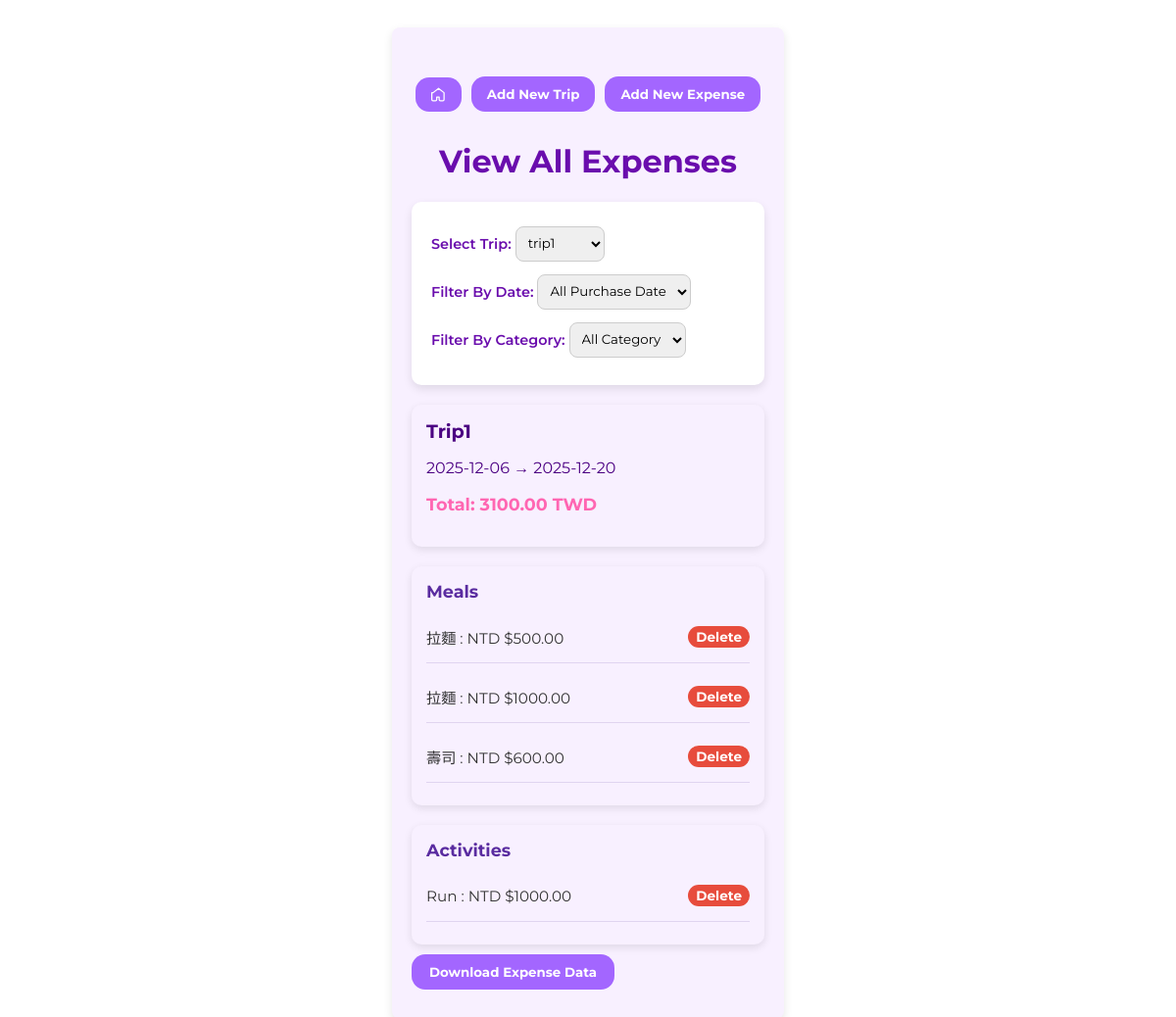
The app's page /viewExpense?trip_id=1 with its own data.
### tables this page shows
CREATE TABLE trips (
                id INTEGER PRIMARY KEY,
                trip_name TEXT UNIQUE,
                start_date TEXT,
                end_date TEXT
            );

CREATE TABLE expenses (
                     id INTEGER PRIMARY KEY, 
                     purchase_date TEXT,
                     item TEXT, 
                     amount REAL,
                     
                     currency_id INTEGER,
                     method_id INTEGER, 
                     category_id INTEGER,
                     trip_id INTEGER,
                  
                     FOREIGN KEY(currency_id) REFERENCES currencies(id),
                     FOREIGN KEY(method_id) REFERENCES paymentMethods(id),
                     FOREIGN KEY(category_id) REFERENCES categories(id),
                     FOREIGN KEY(trip_id) REFERENCES trips(id)
                    );

CREATE TABLE categories (
                id INTEGER PRIMARY KEY,
                cat_name TEXT UNIQUE,
                order_index INTEGER
            );

CREATE TABLE currencies (
                     id INTEGER PRIMARY KEY, 
                     code TEXT UNIQUE, 
                     currency_name TEXT,
                     symbol TEXT,
                     is_base INTEGER DEFAULT 0
                    );

### app.py (the view)
@app.route('/viewExpense')
def viewExpense():
    errors = False
    dates = []
    categories = []
    trips = []
    expenses = []
    grouped_expenses = {}
    trip = None
    total_in_base = 0
    trip_id = request.args.get('trip_id', type=int)
    selected_date = request.args.get('purchase_date')  # string like "2025-12-19"
    selected_cat = request.args.get('category_name')
    try:
        with sqlite3.connect(DB_FILE) as conn:
            c = conn.cursor()
            c.execute('SELECT id, trip_name FROM trips ORDER BY start_date')
            trips = [{'id': r[0], 'trip_name': r[1]} for r in c.fetchall()]
            if trip_id:
                c.execute('''
                    SELECT DISTINCT purchase_date
                    FROM expenses
                    WHERE trip_id = ?
                    ORDER BY purchase_date
                ''', (trip_id,))
                dates = [r[0] for r in c.fetchall()]
                c.execute('''
                    SELECT DISTINCT c.cat_name
                    FROM categories c
                    JOIN expenses e ON e.category_id = c.id
                    WHERE e.trip_id = ?
                    ORDER BY c.order_index
                ''', (trip_id,))
                categories = [r[0] for r in c.fetchall()]
            if trip_id:
                c.execute('''
                        SELECT id, trip_name, start_date, end_date
                        FROM trips
                        WHERE id = ?
                    ''', (trip_id,))
                row = c.fetchone()
                if row:
                    trip = {
                        'id': row[0],
                        'trip_name': row[1],
                        'start_date': row[2],
                        'end_date': row[3]
                    }
                else:
                    flash("Trip not found.", "error")
                    trip_id = None  # prevent further queries
            if trip_id:
                query = '''
                    SELECT e.id, c.cat_name, e.item, e.amount, cu.code, cu.symbol, r.rate_to_base
                    FROM expenses e
                    JOIN categories c ON e.category_id = c.id
                    JOIN currencies cu ON e.currency_id = cu.id
                    JOIN exchange_rates r ON e.currency_id = r.currency_id
                    WHERE e.trip_id = ?
                '''
                params = [trip_id]
                if selected_date:
                    query += ' AND e.purchase_date = ?'
                    params.append(selected_date)
                if selected_cat:
                    query += ' AND c.cat_name = ? '
                    params.append(selected_cat)
                query += ' ORDER BY c.order_index'
                c.execute(query, params)
                rows = c.fetchall()
                print("SQL:", query)
                print("Params:", params)
                for e in rows:
                    expense = {
                        'id': e[0],
                        'category': e[1],
                        'item': e[2],
                        'amount': e[3],
                        'code': e[4],
                        'symbol': e[5]
                    }
                    expenses.append(expense)
                    grouped_expenses.setdefault(e[1], []).append(expense)
                    total_in_base += e[3] * e[6]  # sum in base currency
    except NameError:
        flash("Category name not found.", "error")
    except sqlite3.DatabaseError:
        flash("Database error occurred.", "error")
    return render_template(
        'viewExpense.html',
        trips=trips,
        dates=dates,
        categories=categories,
        trip=trip,
        total_in_base=total_in_base,
        selected_trip=trip_id,
        selected_date=selected_date,
        selected_category=selected_cat,
        expenses=expenses,
        grouped_expenses=grouped_expenses,
    )

### templates/viewExpense.html (shortened to what this page needs)
<!DOCTYPE html>
<html lang="en">
<head>
    <link rel="stylesheet" href="{{ url_for('static', filename='style.css') }}">
</head>
<body>
    <div class="container">
        <div class="button-row">
            <a href="{{ url_for('index') }}">
                <button class="btn btn-home">
                    <svg xmlns="http://www.w3.org/2000/svg" class="icon" fill="none" viewBox="0 0 24 24" stroke="currentColor">
                        <path stroke-linecap="round" stroke-linejoin="round" stroke-width="2"
                            d="M3 9l9-7 9 7v11a2 2 0 0 1-2 2h-4a2 2 0 0 1-2-2v-4H9v4a2 2 0 0 1-2 2H3a2 2 0 0 1-2-2V9z"/>
                    </svg>
                </button>
            </a>
            <a href="{{ url_for('tripSelection') }}">
                <button type="button" class="btn btn-equal">Add New Trip</button>
            </a>
            <a href="{{ url_for('newExpense', trip_id=trip.id) }}">
                <button type="button" class="btn btn-equal">Add New Expense</button>
            </a>
        </div>
        <h1>View All Expenses</h1>
        <form method="GET" class="form-box">
            <label>
                Select Trip:
                <select name="trip_id" id="tripSelect" onchange="handleTripChange()"">
                    {% for trip in trips %}
                        <option value="{{ trip.id }}" {% if selected_trip == trip.id %}selected{% endif %}>
                        {{ trip.trip_name }}
                        </option>
                    {% endfor %}
                </select>
            </label>
            <label id="dateWrapper" style="display: {% if selected_trip %}block{% else %}none{% endif %};">
                Filter By Date:
                <select name="purchase_date" onchange="this.form.submit()">
                    <option value="">All Purchase Date</option>
                </select>
            </label>
             <label id="catWrapper" style="display: {% if selected_trip %}block{% else %}none{% endif %};">
                Filter By Category:
                <select name="category_name" onchange="this.form.submit()">
                    <option value="">All Category</option>
                </select>
            </label>
        </form>
        {% if trip %}
        <div class="category-card" style="margin-bottom: 20px;">
            <h3 class="trip-name">{{ trip.trip_name|title }}</h3>
            <p class="trip-date">
                {{ trip.start_date }} → {{ trip.end_date }}
            </p>
            <p class="trip-total">
                Total: {{ "%.2f"|format(total_in_base) }} TWD
            </p>
        </div>
        {% endif %}
        {% if grouped_expenses %}
            <div class="categories-container">
                {% for cat, expenses in grouped_expenses.items() %}
                    <div class="category-card">
                        <h3 class="category-title">{{ cat|capitalize }}</h3>
                        <ul class="expense-list">
                            {% for e in expenses %}
                                <li class="expense-row">
                                    <span class="expense-text">
                                        {{ e.item|capitalize }} : {{ e.code }} {{ e.symbol }}{{ "%.2f"|format(e.amount) }}
                                    </span>
                                    <button type="button"
                                            class="btn btn-delete-expense btn-small"
                                            data-id="{{ e.id }}"
                                            data-item="{{ e.item }}">
                                        Delete
                                    </button>
                                </li>
                            {% endfor %}
                        </ul>
                    </div>
                {% endfor %}
            </div>
        {% else %}
            <p>No Expense for this trip.</p>
        {% endif %}
        <a href="{{ url_for('downloadBackup') }}">
        <button type="button" class="btn">
            Download Expense Data
        </button>
        </a>
    </div>
</body>
</html>

### static/style.css (style rules this page uses)
* { box-sizing: border-box; }
body { background-color: #fff; font-family: 'Montserrat', sans-serif; color: #4B0082; display: flex; justify-content: center; padding: 20px; }
button, input, select, textarea { font-family: inherit; }
.container { width: 100%; max-width: 400px; background-color: #f8f0ff; padding: 20px; border-radius: 8px; box-shadow: 0 4px 10px rgba(0, 0, 0, 0.1); box-sizing: border-box; }
h1 { text-align: center; color: #6a0dad; }
.form-box { display: flex; flex-direction: column; margin-bottom: 20px; }
label { margin-bottom: 10px; display: block; width: 100%; }
input, select { border-radius: 8px; border: 1px solid #ccc; }
select { padding: 8px; margin-top: 5px; }
.form-box label { font-size: 0.9em; font-weight: 600; color: #6a0dad; margin-bottom: 8px; }
.form-box { background-color: #fff; padding: 20px; border-radius: 10px; box-shadow: 0 4px 10px rgba(0,0,0,0.1); max-width: 500px; margin: 20px auto; }
.btn { background-color: #a366ff; color: white; border: none; padding: 10px 18px; margin: 10px 0; border-radius: 14px; cursor: pointer; font-weight: bold; text-decoration: none; white-space: nowrap; text-align: center; display: inline-block; }
.btn-delete-expense { background-color: #e74c3c; }
.btn-small { font-size: 0.85rem; padding: 3px 8px; border-radius: 14px; }
.button-row { display: flex; gap: 10px; justify-content: center; align-items: center; margin-top: 20px; }
.btn-home { padding: 10px 16px; display: flex; align-items: center; justify-content: center; }
.btn-home .icon { width: 15px; height: 15px; }
.btn-equal { flex: 1; padding: 10px 16px; }
.trip-date { display: flex; }
.trip-name { font-size: 1.2em; font-weight: bold; margin: 0; }
.trip-total { font-size: 1.1rem; font-weight: bold; color: #ff66b2; }
.categories-container { display: flex; flex-wrap: wrap; gap: 20px; }
.category-card { width: 100%; background-color: #f8f0ff; padding: 15px; border-radius: 10px; box-shadow: 0 3px 8px rgba(0,0,0,0.1); }
.category-title { margin-top: 0; margin-bottom: 10px; font-size: 1.1rem; color: #5a2ca0; }
.expense-list { list-style: none; padding: 0; margin: 0; }
.expense-row { display: flex; justify-content: space-between; align-items: center; margin-bottom: 8px; padding: 5px 0; border-bottom: 1px solid #e0d4f0; }
.expense-text { font-size: 0.95rem; color: #333; }

### records on screen
trips: trip_name "Trip1", start_date "2025-12-06", end_date "2025-12-20"
expenses: cat_name "Meals", item "拉麵", code "NTD", symbol "$", amount "500.00"
expenses: item "拉麵", code "NTD", symbol "$", amount "1000.00"
expenses: item "壽司", code "NTD", symbol "$", amount "600.00"
expenses: cat_name "Activities", item "Run", code "NTD", symbol "$", amount "1000.00"

### other values on screen
{{ "%.2f"|format(total_in_base) }} "3100.00"
form field trip_id "trip1"
